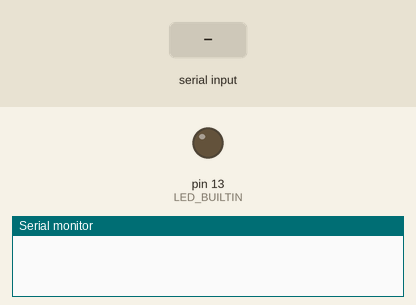
Recording of a sketch running on a simulated Arduino Uno, built with avr-gcc and run on an emulated ATmega328P. Shown: output pins drawn as LEDs (lit = HIGH), the last lines printed to the serial monitor. Inputs (shaded band) come from the test bench.

Above: at 1.2 s.
1.3 s: "on\n" received over Serial
At 2.0 s:
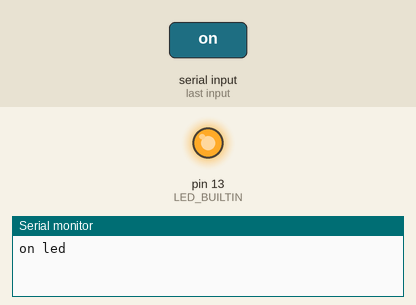
2.8 s: "off\n" received over Serial
At 3.2 s:
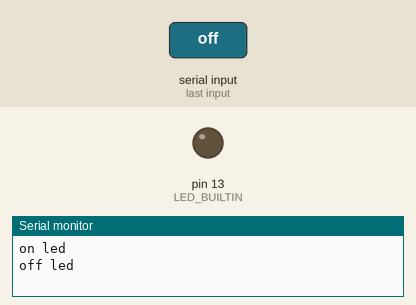
Timing chart, 0 to 5.8 s (numbered marks = the images above; inputs shaded):
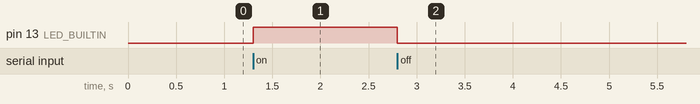

Measured:
- after the input at 1.3 s, pin 13 (LED_BUILTIN): LOW → HIGH at once
- after the input at 2.8 s, pin 13 (LED_BUILTIN): HIGH → LOW at once

The sketch:

serialEvent_sample.ino
```cpp
// (licence header left out)
String inputString = "";
String str = "";

void setup() {
  //Initialize serial and wait for port to open:
  Serial.begin(115200);
  pinMode(LED_BUILTIN, OUTPUT);
  while (!Serial) {
    ; // wait for serial port to connect. Needed for native USB
  }

}

void loop() {
  // put your main code here, to run repeatedly:

}

void serialEvent(){
  while (Serial.available()) {
    char inChar = (char)Serial.read();   // get the new byte:
    inputString += inChar; // add it to the inputString:
    if (inChar == '\n') {
      ValidateSerialData(inputString);
      inputString = "";
    }
  }
}

void ValidateSerialData(String data){
  //Serial.println(data);
  str = data.substring(0, data.length()-1); //remove /n

  if (str == "on"){
      Serial.println("on led");
      digitalWrite(LED_BUILTIN, HIGH);
  }
  if (str.equals("off")){
      Serial.println("off led");
      digitalWrite(LED_BUILTIN, LOW);
   }
}
```
